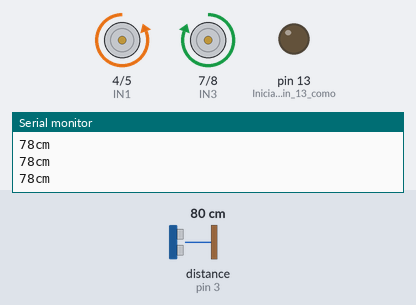
Simulated run of this sketch. Board: Arduino Uno, built with avr-gcc and run on an emulated ATmega328P. On the bench: motor-driver pin pairs drawn as motors (green arrow = first pin HIGH = forward, orange = second pin HIGH = backward, longer = more drive), output pins drawn as LEDs (lit = HIGH), the last lines printed to the serial monitor. Wiring (inferred from the names in the program): ultrasonic range finder: trigger pin 2; echo pin 3. The inputs (shaded band) are chosen by the test bench; at power-on: distance to the obstacle (sensor on pin 3) 80 cm. The echo pulse lasts 58.3 µs per cm; pins used as bus, display or sensor lines are not drawn.

Above: at 1.2 s.
1.3 s: distance to the obstacle (sensor on pin 3) set to 13 cm
2.8 s: distance to the obstacle (sensor on pin 3) set to 10 cm
At 3.8 s:
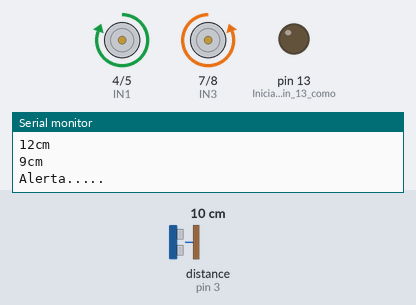
5.8 s: distance to the obstacle (sensor on pin 3) set to 18 cm
At 7.5 s:
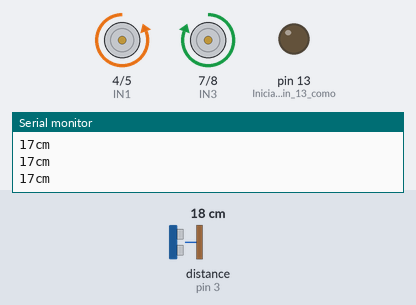
7.8 s: distance to the obstacle (sensor on pin 3) set to 2 cm
At 10.7 s:
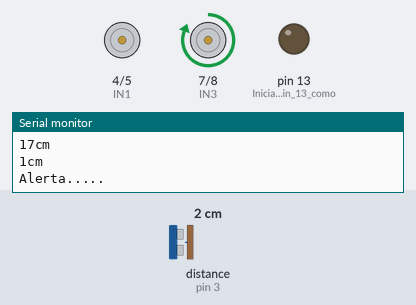
Timing chart, 0 to 11.8 s (numbered marks = the images above; inputs shaded):
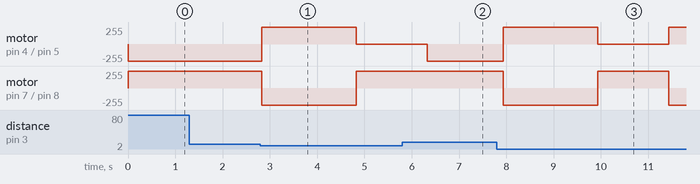

The sketch:

Carrito.ino
```cpp
/*
Carrito evita Obstaculos
Descripcion= Falta implementar el diseño mecánico
puede funcionar para un carrito con el sensor de ultrasonido
Fecha= 03/03/2020
Autor= Brigitte Oviedo
*/
int IN1 = 4;    // Input1 conectada al pin 4 de Arduino
int IN2 = 5;    // Input2 conectada al pin 5 de Arduino
int IN3 = 7;    // Input3 conectada al pin 7 de Arduino
int IN4 = 8;    // Input4 conectada al pin 8 de Arduino
int ECHO = 3;  // ECHO al Arduino pin 3 de Arduino
int TRIG = 2;  // TRIG al Arduino pin 2 de Arduino
long duracion, distancia;

void setup() {
    Serial.begin (9600);       // inicializa el puerto serial
    pinMode (IN1, OUTPUT);     // Inicializa el pin 4  como salida digital.
    pinMode (IN2, OUTPUT);     // Inicializa el pin 5 como salida digital.

    pinMode (IN3, OUTPUT);     // Inicializa el pin 7 como salida digital.
    pinMode (IN4, OUTPUT);     // Inicializa el pin 8 como salida digital.

    pinMode (ECHO, INPUT);     // Inicializa el pin 11 como entrada (ECHO)
    pinMode (TRIG, OUTPUT);    // Inicializa el pin 12 como salida  (TRIGER)
    pinMode(13, OUTPUT);       // Inicializa el pin 13 como salida
    digitalWrite(TRIG, LOW);//Inicializamos el pin con 0
}

void loop() {

  digitalWrite(TRIG, LOW);
  delayMicroseconds(2);
  digitalWrite(TRIG, HIGH);   // genera el pulso de TRIGER por 10ms
  delayMicroseconds(10);
  digitalWrite(TRIG, LOW);

  duracion = pulseIn(ECHO, HIGH);       //Lectura del sensor
  distancia = duracion / 59;            //Formula para calcular distancia en centimetros

  if (distancia >= 500 || distancia <= 0){  // Si la distancia es mayor a 500cm o menor a 0cm
    Serial.println("Nada");                 // No mide nada
  }
  else {
    Serial.print(distancia);           // Imprime el valor de la distancia en el monitor serial
    Serial.println("cm");              // Imprime al lado de la distancia los centimetros "cm"
    digitalWrite(13, 0);               // Pin 13 en bajo

// Si la distancia esta en el rango de 1 a 10 el movil retrocedera y girara
   if (distancia <= 10 && distancia >= 1)
   {
    Serial.println("Alerta.....");      // Imprime la palabra Alerta en el monitor serial

    // Codigo para retroceder
    digitalWrite(IN1,HIGH);
    digitalWrite(IN2,LOW);
    digitalWrite(IN3,LOW);
    digitalWrite(IN4,HIGH);
    delay(2000);

    // Codigo para girar
    digitalWrite(IN1,LOW);
    digitalWrite(IN2,LOW);
    digitalWrite(IN3,HIGH);
    digitalWrite(IN4,LOW);
    delay(1500);
    }

// Si la distancia se encuentra entre 10 y 500 el movil avanzara en linea recta

// Codigo para que el movil avance en linea recta
  else{
      Serial.print(distancia);           // Imprime el valor de la distancia en el monitor serial
      Serial.println("cm");              // Imprime al lado de la distancia los centimetros "cm"
      digitalWrite(IN1,LOW);
      digitalWrite(IN2,HIGH);
      digitalWrite(IN3,HIGH);
      digitalWrite(IN4,LOW);

      delay(400);
    }
     }
}
```

Measured:
- the behaviour switches between 12 and 11 cm on distance to the obstacle (sensor on pin 3) (found by bisection; images 0 and 1)
- after the input at 2.8 s, motor on pin 4 (IN1) / pin 5 (IN2): backward 255/255 → forward 255/255 at once, → stopped 2.0 s later; motor on pin 7 (IN3) / pin 8 (IN4): forward 255/255 → backward 255/255 at once, → forward 255/255 2.0 s later
- after the input at 5.8 s, motor on pin 4 (IN1) / pin 5 (IN2): stopped → backward 255/255 after 0.53 s; motor on pin 7 (IN3) / pin 8 (IN4): stays forward 255/255 (without the input it goes to backward 255/255 after 0.53 s)
- after the input at 7.8 s, motor on pin 4 (IN1) / pin 5 (IN2): backward 255/255 → forward 255/255 after 0.14 s, → stopped 2.0 s later, → forward 255/255 1.5 s later; motor on pin 7 (IN3) / pin 8 (IN4): forward 255/255 → backward 255/255 after 0.14 s, → forward 255/255 2.0 s later, → backward 255/255 1.5 s later
